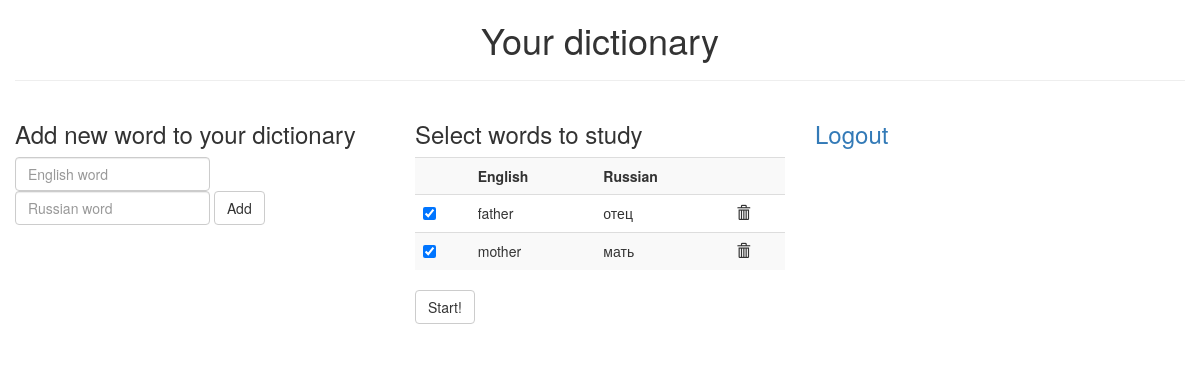
Page /settings.php (signed in) on the earlier database version.
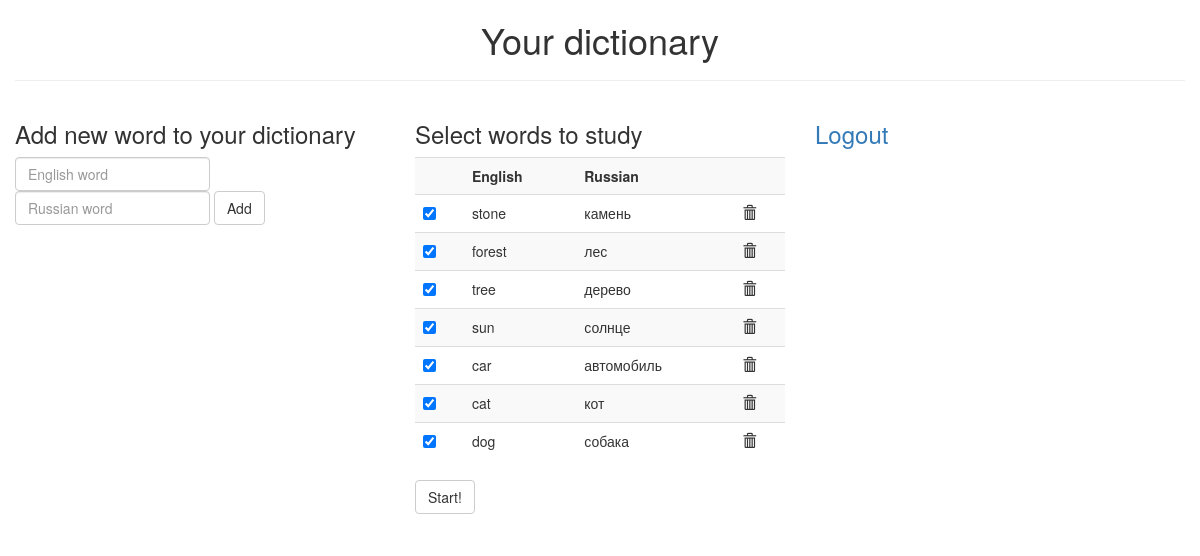
Same page on the later database version.
### tables this page shows
CREATE TABLE IF NOT EXISTS `words` (
  `intId` int(11) NOT NULL AUTO_INCREMENT,
  `intUserId` int(11) NOT NULL,
  `english` varchar(256) NOT NULL,
  `russian` varchar(256) NOT NULL,
  PRIMARY KEY (`intId`),
  KEY `intUserId` (`intUserId`)
);

### settings.php (the view, shortened to what this page needs)
<?php
$title = 'Your dictionary';
include "header.php";
$id = $_SESSION["userId"];
$dbh = new PDO('mysql:host=localhost; dbname=trainer; charset=UTF8', 'root', '6710omne8864');
$sth = $dbh->prepare("SELECT russian, english FROM words WHERE intUserId = :id");
$sth->execute([':id' => $id]);
$result = $sth->fetchAll(PDO::FETCH_ASSOC);
$result = array_reverse($result);
?>
<div class="row">
    <div class="col-md-4">
        <h3>Add new word to your dictionary</h3>
        <form class="form-inline" name="new" method="POST" action="settings.php">
            <input type="text" class="form-control" name="english" id="english" autocomplete="off"
                   placeholder="English word">
            <input type="text" class="form-control" name="russian" id="russian" autocomplete="off"
                   placeholder="Russian word">
            <button type="submit" class="btn btn-default">Add</button>
        </form><br />
    </div>
    <div class="col-md-4">
        <h3>Select words to study</h3>
        <form name="dictionary" method="POST" action="trainer.php">
            <table class="table table-striped">
                <tr>
                    <th></th>
                    <th>English</th>
                    <th>Russian</th>
                    <th></th>
                </tr>
                <?php
                foreach ($result as $val) {
                    $word = $val["english"];
                    print "<tr>";
                    print "<td><input type=checkbox name=dictionary[] value=$word checked></td>";
                    print "<td>" . $val["english"] . "</td><td>" . $val["russian"] . "</td>";
                    print '<td><span class="glyphicon glyphicon-trash"></td>';
                    print "</tr>";
                }
                ?>
            </table>
            <div class="form-group">
                <button type="submit" class="btn btn-default">Start!
                </button>
            </div>
        </form>
    </div>
    <div class="col-md-4">
        <h3><a href="logout.php">Logout</a></h3>
    </div>
</div>
</div>
</body>
</html>

### header.php (shortened to what this page needs)
<!DOCTYPE html>
<html lang="ru">
<head>
    <link href="/css/bootstrap.css" rel="stylesheet">
</head>
<body>
<div class="container-fluid">
    <div class="row">
        <div class="col-md-12" align="center">
            <h1><?=$title?></h1>
            <hr>
        </div>
    </div>

Differences in the rows shown:
removed words: english "mother", russian "мать"
added words: english "stone", russian "камень"
added words: english "forest", russian "лес"
added words: english "tree", russian "дерево"
added words: english "sun", russian "солнце"
added words: english "car", russian "автомобиль"
changed words: english "father" → "cat"; russian "отец" → "кот"
added words: english "dog", russian "собака"
